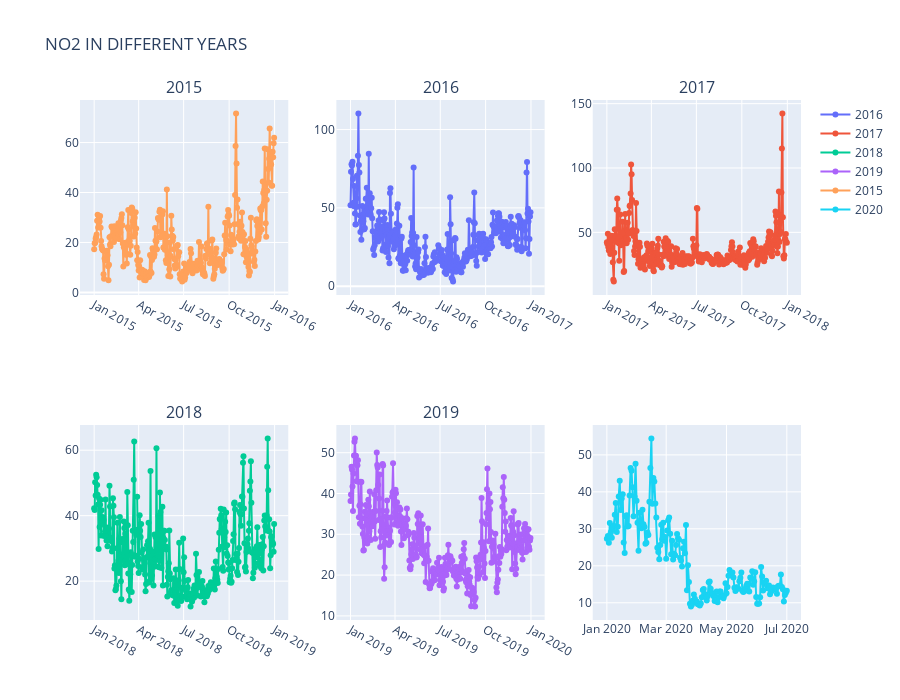

Here is the notebook cell this chart was saved with:
### Code cell
from plotly.subplots import make_subplots
fig = make_subplots(rows=2, cols=3,subplot_titles=("2015","2016", "2017", "2018","2019"))
fig.add_trace(
    go.Scatter(
    name ="2016",
    mode = "lines+markers",
    y = aqi_level_16.iloc[:,2],
    x = aqi_level_16.iloc[:,1]),
    row = 1 ,col =2)


fig.add_trace(go.Scatter(
    name ="2017",
    mode = "lines+markers",
    y = aqi_level_17.iloc[:,2],
    x = aqi_level_17.iloc[:,1]),
    row=1, col=3
)

    
    


fig.add_trace(go.Scatter(
    name ="2018",
    mode = "lines+markers",
    y = aqi_level_18.iloc[:,2],
    x = aqi_level_18.iloc[:,1]),
    row=2, col=1
)

fig.add_trace(go.Scatter(
    name ="2019",
    mode = "lines+markers",
    y = aqi_level_19.iloc[:,2],
    x = aqi_level_19.iloc[:,1]),
    row=2, col=2
)

fig.add_trace(go.Scatter(
    name ="2015",
    mode = "lines+markers",
    y = aqi_level_15.iloc[:,2],
    x = aqi_level_15.iloc[:,1]),
    row=1, col=1
)
fig.add_trace(go.Scatter(name="2020",
                         mode = "lines+markers", 
                         y = aqi_level_20.iloc[:,2],
                         x = aqi_level_20.iloc[:,1]),
                         row = 2,col = 3)
fig.update_layout(title_text="NO2 IN DIFFERENT YEARS", height=700)
fig.show()

### Figure 1 — Plotly figure (JSON) as saved in the notebook; plotly's stock layout.template omitted (floating-point values rounded to 4 significant figures; data arrays with more than 128 entries replaced by an {"elided": "..."} marker saying what was removed)
{"data": [{"mode": "lines+markers", "name": "2016", "type": "scatter", "x": {"elided": "366 str values"}, "xaxis": "x2", "y": {"elided": "366 float values"}, "yaxis": "y2"}, {"mode": "lines+markers", "name": "2017", "type": "scatter", "x": {"elided": "365 str values"}, "xaxis": "x3", "y": {"elided": "365 float values"}, "yaxis": "y3"}, {"mode": "lines+markers", "name": "2018", "type": "scatter", "x": {"elided": "365 str values"}, "xaxis": "x4", "y": {"elided": "365 float values"}, "yaxis": "y4"}, {"mode": "lines+markers", "name": "2019", "type": "scatter", "x": {"elided": "365 str values"}, "xaxis": "x5", "y": {"elided": "365 float values"}, "yaxis": "y5"}, {"mode": "lines+markers", "name": "2015", "type": "scatter", "x": {"elided": "365 str values"}, "xaxis": "x", "y": {"elided": "365 float values"}, "yaxis": "y"}, {"mode": "lines+markers", "name": "2020", "type": "scatter", "x": {"elided": "183 str values"}, "xaxis": "x6", "y": {"elided": "183 float values"}, "yaxis": "y6"}], "layout": {"annotations": [{"font": {"size": 16}, "showarrow": false, "text": "2015", "x": 0.1444, "xanchor": "center", "xref": "paper", "y": 1, "yanchor": "bottom", "yref": "paper"}, {"font": {"size": 16}, "showarrow": false, "text": "2016", "x": 0.5, "xanchor": "center", "xref": "paper", "y": 1, "yanchor": "bottom", "yref": "paper"}, {"font": {"size": 16}, "showarrow": false, "text": "2017", "x": 0.8556, "xanchor": "center", "xref": "paper", "y": 1, "yanchor": "bottom", "yref": "paper"}, {"font": {"size": 16}, "showarrow": false, "text": "2018", "x": 0.1444, "xanchor": "center", "xref": "paper", "y": 0.375, "yanchor": "bottom", "yref": "paper"}, {"font": {"size": 16}, "showarrow": false, "text": "2019", "x": 0.5, "xanchor": "center", "xref": "paper", "y": 0.375, "yanchor": "bottom", "yref": "paper"}], "height": 700, "title": {"text": "NO2 IN DIFFERENT YEARS"}, "xaxis": {"anchor": "y", "domain": [0, 0.2889]}, "xaxis2": {"anchor": "y2", "domain": [0.3556, 0.6444]}, "xaxis3": {"anchor": "y3", "domain": [0.7111, 1]}, "xaxis4": {"anchor": "y4", "domain": [0, 0.2889]}, "xaxis5": {"anchor": "y5", "domain": [0.3556, 0.6444]}, "xaxis6": {"anchor": "y6", "domain": [0.7111, 1]}, "yaxis": {"anchor": "x", "domain": [0.625, 1]}, "yaxis2": {"anchor": "x2", "domain": [0.625, 1]}, "yaxis3": {"anchor": "x3", "domain": [0.625, 1]}, "yaxis4": {"anchor": "x4", "domain": [0, 0.375]}, "yaxis5": {"anchor": "x5", "domain": [0, 0.375]}, "yaxis6": {"anchor": "x6", "domain": [0, 0.375]}}}
